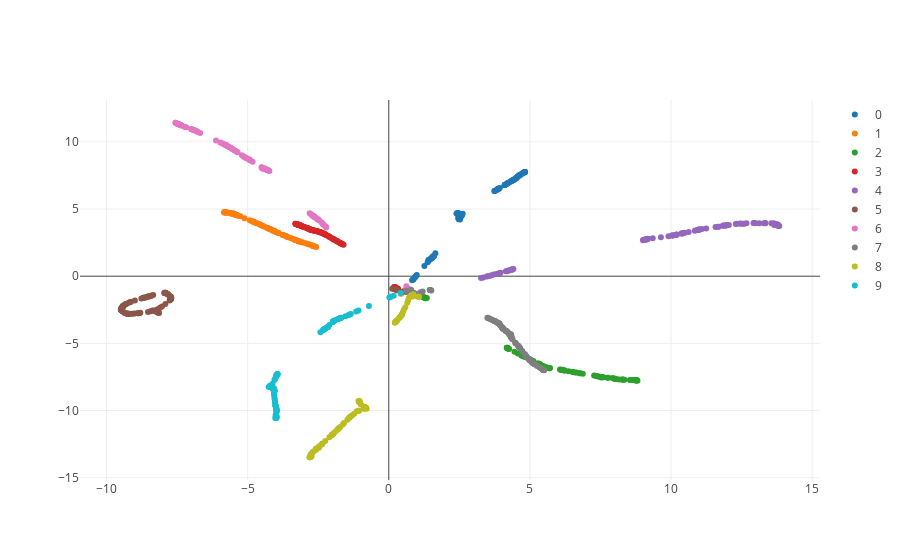

Write notebook code for a chart like this one.
### Code cell
names = [str(s) for s in np.arange(len(x_r))]
data = [go.Scatter(x=x_r[i][:, 0], y=x_r[i][:, 1], mode='markers', name=n) for i,n in enumerate(names)]
iplot(data)
